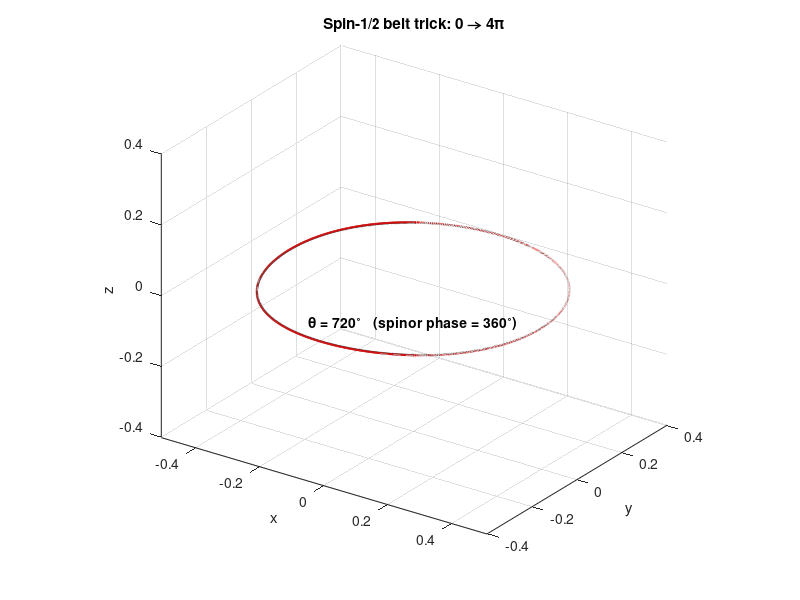

Recreate this plot in MATLAB.
function belt_trick_spinor_demo()
% belt_trick_spinor_demo
% Visualizes the 4π (spin-½) nature using a ribbon on a closed path.
% - Centerline: toroidal helix (closed, smooth).
% - Frame: Bishop (rotation-minimizing) along the curve.
% - Ribbon director uses half-angle: d(θ) = cos(θ/2) N + sin(θ/2) B.
% - The object is rotated by θ about z; d uses θ/2, so after 2π the ribbon flips,
%   after 4π it returns (belt trick).

%% Params
N      = 1500;     % samples along curve (smoothness)
R      = 4e-1;     % major radius (plot units)
alpha  = 1/137;    % just to set a small minor radius visually
r      = alpha*R;  % minor radius
n      = 3;        % poloidal windings of the helix (integer)
width  = 0.6*r;    % ribbon half-width
nFrames= 240;      % animation samples 0 -> 4π

%% Build centerline and Bishop frame
[t, X, Y, Z] = toroidalHelix(R, r, n, N);
C  = [X Y Z];
[Tvec, Nvec, Bvec] = bishopFrame(C);   % tangent, normal, binormal

%% Figure
f = figure('Color','w'); ax = axes('Parent',f); hold(ax,'on'); grid(ax,'on'); axis(ax,'equal');
xlabel(ax,'x'); ylabel(ax,'y'); zlabel(ax,'z'); view(35,25);
title(ax,'Spin-1/2 belt trick: 0 \rightarrow 4\pi');

% Centerline (updated in-place)
hCenter = plot3(ax, C(:,1), C(:,2), C(:,3),'k-','LineWidth',1.5);

% Ribbon (surf with two long edges)
[Xrib, Yrib, Zrib] = ribbonFromDirector(C, Nvec, Bvec, width, 0); % θ=0
hSurf = surf(ax, Xrib, Yrib, Zrib, 'EdgeColor','none', 'FaceAlpha',0.95);
colormap(ax, turbo); % any default colormap is fine

% Two colored edges to show swap at 2π
hEdge1 = plot3(ax, Xrib(:,1), Yrib(:,1), Zrib(:,1), 'r-', 'LineWidth',1.4);
hEdge2 = plot3(ax, Xrib(:,2), Yrib(:,2), Zrib(:,2), 'b-', 'LineWidth',1.4);

% Major reference circle
tt = linspace(0,2*pi,400);
plot3(ax, R*cos(tt), R*sin(tt), 0*tt, '--', 'Color',[0.7 0.7 0.7]);

txt = text(ax, 0, 0, 1.2*max(Z)-0.1, '', 'HorizontalAlignment','center','FontWeight','bold');

%% Animate θ: 0 -> 4π
thetas = linspace(0, 4*pi, nFrames);
for k = 1:nFrames
    th = thetas(k);
    % Rotate centerline + frame by θ about z
    Cth   = rotZ(C, th);
    Tth   = rotZ(Tvec, th);
    Nth   = rotZ(Nvec, th);
    Bth   = rotZ(Bvec, th);

    % Build ribbon using HALF-ANGLE on the director
    [Xrb, Yrb, Zrb] = ribbonFromDirector(Cth, Nth, Bth, width, th);

    % Update graphics
    set(hCenter, 'XData', Cth(:,1), 'YData', Cth(:,2), 'ZData', Cth(:,3));
    set(hSurf,   'XData', Xrb, 'YData', Yrb, 'ZData', Zrb);
    set(hEdge1,  'XData', Xrb(:,1), 'YData', Yrb(:,1), 'ZData', Zrb(:,1));
    set(hEdge2,  'XData', Xrb(:,2), 'YData', Yrb(:,2), 'ZData', Zrb(:,2));

    % Label: show θ and spinor phase θ/2
    set(txt, 'String', sprintf('\\theta = %3.0f^\\circ   (spinor phase = %3.0f^\\circ)', ...
        th*180/pi, (th/2)*180/pi));

    drawnow;
end

% Helpful markers:
disp('Note: At θ = 360° the centerline is back, but red/blue edges are swapped (not identical).');
disp('Only at θ = 720° do the edges return—visual 4π periodicity (spin-½).');

end % main

%% --------- Helpers ---------

function [t, X, Y, Z] = toroidalHelix(R, r, n, N)
% Toroidal helix (closed spiral around a circle)
% x = (R + r cos(n t)) cos t
% y = (R + r cos(n t)) sin t
% z =  r sin(n t)
    t = linspace(0, 2*pi, N+1)'; t(end) = [];
    ct = cos(t); st = sin(t);
    cn = cos(n*t); sn = sin(n*t);
    X = (R + r.*cn).*ct;
    Y = (R + r.*cn).*st;
    Z =  r.*sn;
end

function [T, N, B] = bishopFrame(C)
% Rotation-minimizing (Bishop) frame along curve C (Nx3).
    Npts = size(C,1);
    T = zeros(Npts,3);
    N = zeros(Npts,3);
    B = zeros(Npts,3);

    % Tangents
    dC = gradient(C);
    for i=1:Npts
        T(i,:) = safeNormalize(dC(i,:));
    end

    % Initial normal: pick something not parallel to T(1,:)
    v = [1,0,0];
    if abs(dot(v,T(1,:))) > 0.9, v = [0,1,0]; end
    N(1,:) = safeNormalize(v - dot(v,T(1,:))*T(1,:));
    B(1,:) = cross(T(1,:), N(1,:));

    % Discrete parallel transport
    for i=1:Npts-1
        t1 = T(i,:); t2 = T(i+1,:);
        axis = cross(t1, t2);
        s = norm(axis);
        c = dot(t1, t2);
        if s < 1e-12
            % Nearly same tangent -> keep normal
            N(i+1,:) = N(i,:);
        else
            axis = axis / s;
            ang  = atan2(s, c);
            R = rotFromAxisAngle(axis, ang);
            N(i+1,:) = (R * N(i,:).').';
        end
        % Orthonormalize
        N(i+1,:) = safeNormalize(N(i+1,:) - dot(N(i+1,:),t2)*t2);
        B(i+1,:) = cross(t2, N(i+1,:));
    end
end

function v = safeNormalize(v)
    n = norm(v);
    if n < 1e-15, v = [1,0,0]; else, v = v/n; end
end

function R = rotFromAxisAngle(axis, ang)
% 3x3 rotation from unit axis, angle (Rodrigues)
    x=axis(1); y=axis(2); z=axis(3);
    c=cos(ang); s=sin(ang); C=1-c;
    R = [ x*x*C+c,   x*y*C - z*s, x*z*C + y*s;
          y*x*C + z*s, y*y*C+c,   y*z*C - x*s;
          z*x*C - y*s, z*y*C + x*s, z*z*C + c ];
end

function Pout = rotZ(P, theta)
% Rotate Nx3 (or 1x3) points/vectors about z by angle theta
    Rz = [cos(theta) -sin(theta) 0; sin(theta) cos(theta) 0; 0 0 1];
    if isvector(P)
        Pout = (Rz * P(:)).';
    else
        Pout = (Rz * P.').';
    end
end

function [Xrib, Yrib, Zrib] = ribbonFromDirector(C, Nvec, Bvec, w, theta)
% Build ribbon surface using d(θ) = cos(θ/2) N + sin(θ/2) B
% Returns two-column matrices for surf().
    c = cos(theta/2); s = sin(theta/2);
    D  = c.*Nvec + s.*Bvec;  % Nx3 director at half-angle
    E1 = C + w*D;            % one edge
    E2 = C - w*D;            % opposite edge (flips at 2π)

    Xrib = [E1(:,1) E2(:,1)];
    Yrib = [E1(:,2) E2(:,2)];
    Zrib = [E1(:,3) E2(:,3)];
end
